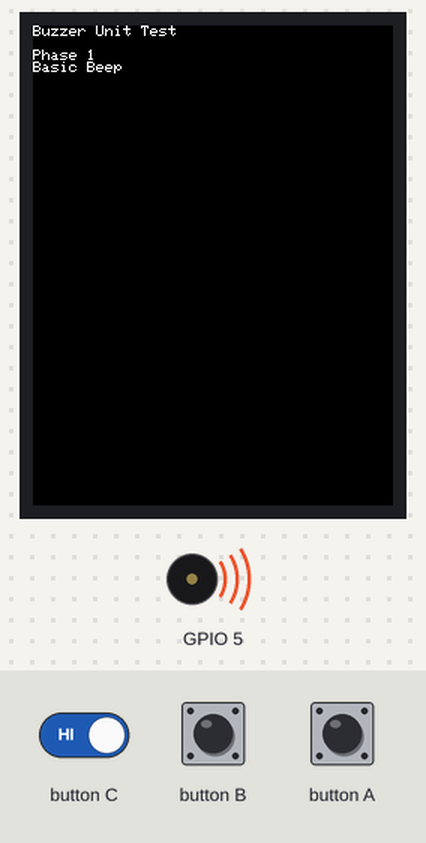
Bench run of a sketch on a simulated ESP32. Shown: 240×320 colour display, buzzer (waves = sounding). The inputs (shaded band) are chosen by the test bench. What the sketch prints to the serial monitor is not drawn.

Above: at 4.0 s.
4.1 s: button A pressed for 0.15 s
At 4.6 s:
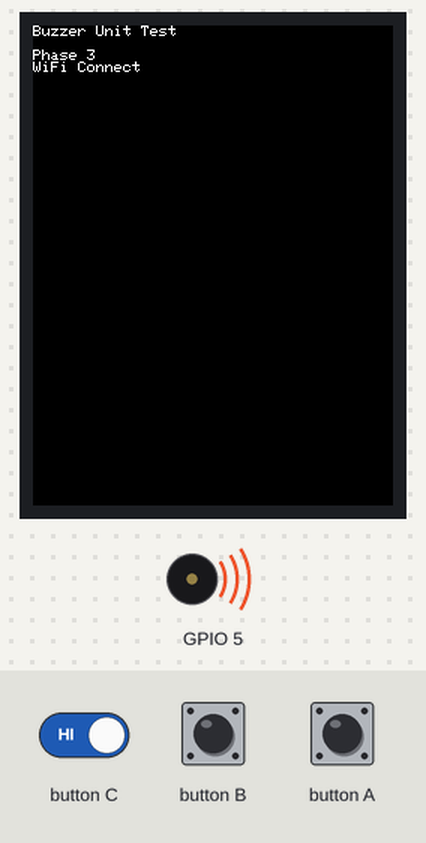
7.2 s: button A pressed for 1 s
At 9.5 s:
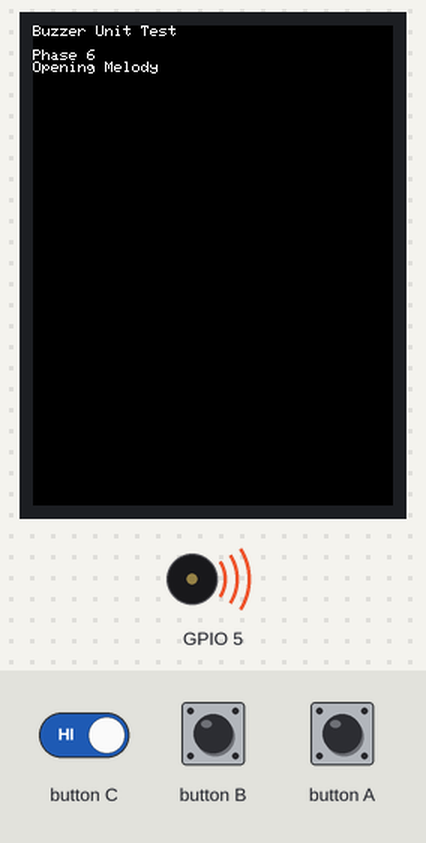
11.2 s: button A pressed for 0.15 s
At 12.7 s:
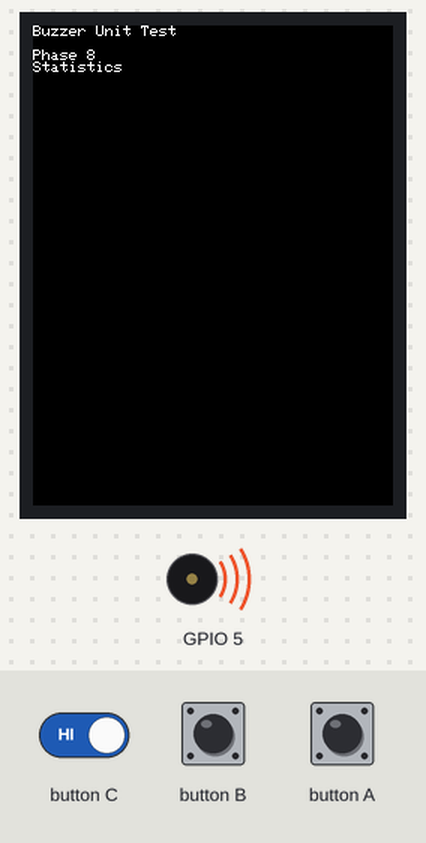
14.3 s: button A pressed for 3.2 s
At 18.3 s:
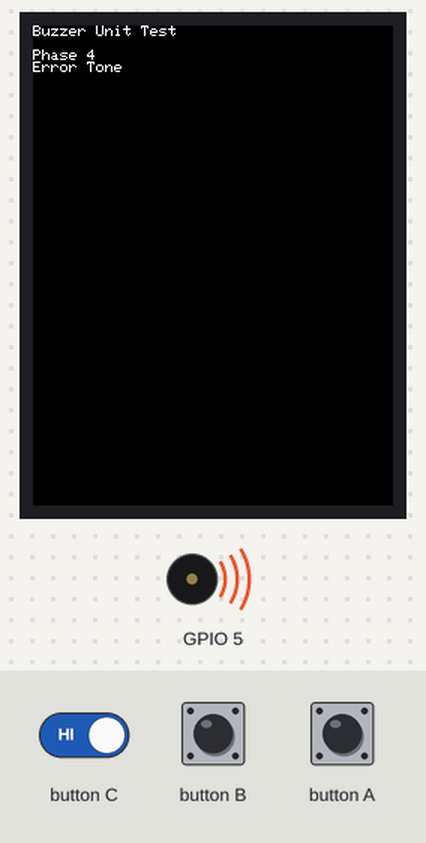
20.5 s: button A pressed for 1 s
At 22.8 s:
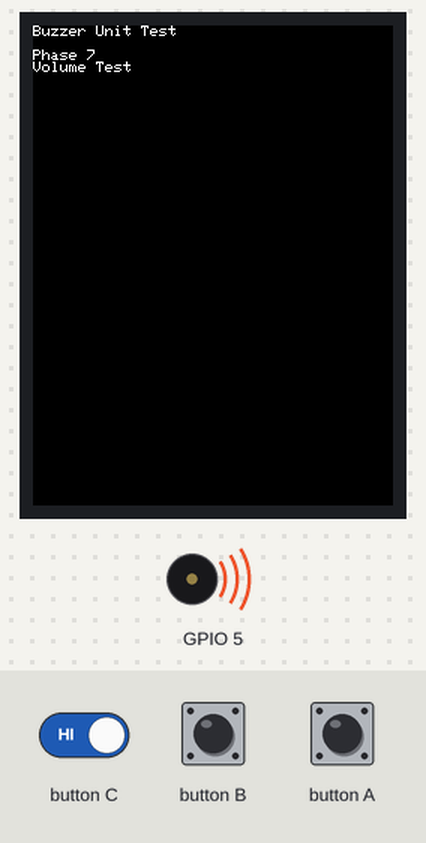
24.5 s: button C driven LOW and button A driven LOW
At 27.9 s:
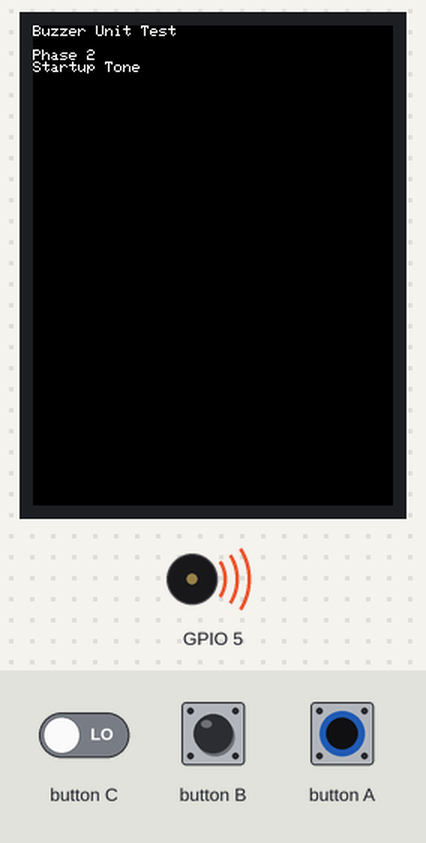
Timing chart, 0 to 28.5 s (numbered marks = the images above; inputs shaded):
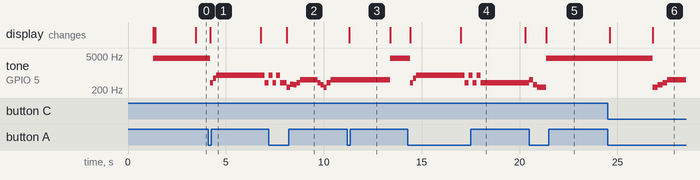

The sketch:

buzzer_unit_test.ino
```cpp
/**
 * @file buzzer_unit_test.ino
 * @brief JoystickBuzzer単体テストスケッチ
 * @description ブザー機能のみを単独でテストするスケッチ
 */

#include <M5Unified.h>

// ブザーシステム（単体テスト用）
#include "../14_udp_joystick_integration/JoystickBuzzer.h"

// グローバル変数
JoystickBuzzer buzzer;
int test_phase = 0;
unsigned long last_test_time = 0;
const int TEST_INTERVAL = 2000;  // 2秒間隔

void setup() {
  // M5Unified初期化
  auto cfg = M5.config();
  cfg.external_spk = false;
  M5.begin(cfg);

  Serial.begin(115200);
  delay(1000);

  Serial.println("============================================");
  Serial.println("JoystickBuzzer 単体テストスケッチ");
  Serial.println("============================================");
  Serial.println("テスト内容:");
  Serial.println("  Phase 0: ブザー初期化テスト");
  Serial.println("  Phase 1: 基本ビープ音テスト");
  Serial.println("  Phase 2: 起動音テスト");
  Serial.println("  Phase 3: WiFi接続音テスト");
  Serial.println("  Phase 4: エラー音テスト");
  Serial.println("  Phase 5: 完了音テスト");
  Serial.println("  Phase 6: オープニングメロディテスト");
  Serial.println("  Phase 7: 音量・有効無効テスト");
  Serial.println("  Phase 8: 統計表示テスト");
  Serial.println();

  // LCD初期化
  M5.Display.clear(BLACK);
  M5.Display.setTextSize(1);
  M5.Display.setRotation(0);
  M5.Display.setCursor(0, 0);
  M5.Display.setTextColor(WHITE);
  M5.Display.println("Buzzer Unit Test");
  M5.Display.println("");
  M5.Display.println("Phase 0: Init");

  // ブザーシステム初期化
  Serial.println("Phase 0: ブザーシステム初期化テスト");
  if (!buzzer.begin()) {
    Serial.println("❌ ブザーシステム初期化失敗");
    M5.Display.println("Init FAILED");
  } else {
    Serial.println("✅ ブザーシステム初期化成功");
    M5.Display.println("Init SUCCESS");
  }

  last_test_time = millis();
  test_phase = 1;
}

void loop() {
  M5.update();

  // ボタンAでテストスキップ
  if (M5.BtnA.wasPressed()) {
    test_phase++;
    if (test_phase > 8) {
      test_phase = 1;  // テスト最初に戻る
    }
    last_test_time = millis() - TEST_INTERVAL; // 即座に実行
    Serial.printf("ボタン押下: Phase %d にスキップ\n", test_phase);
  }

  // テスト実行
  if (millis() - last_test_time >= TEST_INTERVAL) {
    executeTestPhase(test_phase);
    test_phase++;
    if (test_phase > 8) {
      test_phase = 1;  // テスト繰り返し
    }
    last_test_time = millis();
  }

  delay(50);
}

void executeTestPhase(int phase) {
  // LCD表示更新
  M5.Display.clear(BLACK);
  M5.Display.setCursor(0, 0);
  M5.Display.setTextColor(WHITE);
  M5.Display.println("Buzzer Unit Test");
  M5.Display.println("");
  M5.Display.printf("Phase %d\n", phase);

  Serial.printf("\n========== Phase %d ==========\n", phase);

  switch (phase) {
    case 1:
      Serial.println("Phase 1: 基本ビープ音テスト");
      M5.Display.println("Basic Beep");
      buzzer.beep();
      Serial.println("基本ビープ音再生完了");
      break;

    case 2:
      Serial.println("Phase 2: 起動音テスト");
      M5.Display.println("Startup Tone");
      buzzer.start_tone();
      Serial.println("起動音再生完了");
      break;

    case 3:
      Serial.println("Phase 3: WiFi接続音テスト");
      M5.Display.println("WiFi Connect");
      buzzer.wifi_connected_tone();
      Serial.println("WiFi接続音再生完了");
      break;

    case 4:
      Serial.println("Phase 4: エラー音テスト");
      M5.Display.println("Error Tone");
      buzzer.error_tone();
      Serial.println("エラー音再生完了");
      break;

    case 5:
      Serial.println("Phase 5: 完了音テスト");
      M5.Display.println("Completion");
      buzzer.completion_tone();
      Serial.println("完了音再生完了");
      break;

    case 6:
      Serial.println("Phase 6: オープニングメロディテスト");
      M5.Display.println("Opening Melody");
      buzzer.opening_startup_melody();
      delay(500);
      buzzer.opening_completion_melody();
      Serial.println("オープニングメロディ再生完了");
      break;

    case 7:
      Serial.println("Phase 7: 音量・有効無効テスト");
      M5.Display.println("Volume Test");

      // 音量50%テスト
      buzzer.setVolume(64);
      Serial.println("音量50%でビープ");
      buzzer.beep();
      delay(500);

      // 音量100%テスト
      buzzer.setVolume(255);
      Serial.println("音量100%でビープ");
      buzzer.beep();
      delay(500);

      // 無効化テスト
      buzzer.setEnabled(false);
      Serial.println("ブザー無効化してビープ（音なし）");
      buzzer.beep();
      delay(500);

      // 有効化テスト
      buzzer.setEnabled(true);
      buzzer.setVolume(127);  // 元に戻す
      Serial.println("ブザー有効化してビープ");
      buzzer.beep();

      Serial.println("音量・有効無効テスト完了");
      break;

    case 8:
      Serial.println("Phase 8: 統計表示テスト");
      M5.Display.println("Statistics");
      buzzer.printStats();
      Serial.println("統計表示完了");
      break;
  }

  Serial.printf("Phase %d 実行完了\n", phase);
}
```

JoystickBuzzer.cpp
```cpp
/**
 * @file JoystickBuzzer.cpp
 * @brief Atom-JoyStick ブザー制御システム実装
 */

#include "JoystickBuzzer.h"

// プリセットメロディデータ
// 起動音メロディ
const int startup_notes[] = {NOTE_C4, NOTE_E4, NOTE_G4, NOTE_C5};
const int startup_durations[] = {200, 200, 200, 400};

// 完了音メロディ
const int completion_notes[] = {NOTE_G4, NOTE_C5, NOTE_E4, NOTE_C4};
const int completion_durations[] = {150, 150, 150, 300};

// オープニング開始メロディ
const int opening_startup_notes[] = {NOTE_C4, NOTE_D3, NOTE_E4, NOTE_G4, NOTE_C5};
const int opening_startup_durations[] = {120, 120, 120, 120, 200};

// オープニング完了メロディ
const int opening_completion_notes[] = {NOTE_C5, NOTE_G4, NOTE_E4, NOTE_C4, NOTE_G4, NOTE_C5};
const int opening_completion_durations[] = {100, 100, 100, 100, 150, 300};

/**
 * @brief コンストラクタ
 */
JoystickBuzzer::JoystickBuzzer()
  : initialized_(false)
  , enabled_(true)  // デフォルト有効
  , stats_({0, 0, 0, 0, 0}) {
}

/**
 * @brief デストラクタ
 */
JoystickBuzzer::~JoystickBuzzer() {
  end();
}

/**
 * @brief 初期化（デフォルト設定）
 */
bool JoystickBuzzer::begin() {
  return begin(BuzzerConfig());
}

/**
 * @brief 初期化（カスタム設定）
 */
bool JoystickBuzzer::begin(const BuzzerConfig& config) {
  config_ = config;

  Serial.println("🎵 JoystickBuzzer: 初期化開始");
  Serial.printf("  ブザーピン: GPIO%d\n", config_.pin);
  Serial.printf("  PWMチャンネル: %d\n", config_.pwm_channel);
  Serial.printf("  音量: %d/255\n", config_.volume);

  // PWMセットアップ
  setupPWM();

  initialized_ = true;
  Serial.println("✅ JoystickBuzzer: 初期化完了");

  // 初期化完了音
  if (enabled_) {
    beep();
  }

  return true;
}

/**
 * @brief 終了処理
 */
void JoystickBuzzer::end() {
  if (initialized_) {
    stop();
    initialized_ = false;
    Serial.println("JoystickBuzzer: 終了完了");
  }
}

/**
 * @brief PWMセットアップ（StampFlyController準拠）
 */
void JoystickBuzzer::setupPWM() {
  // 新しいESP32 LEDC API使用
  ledcAttach(config_.pin, config_.default_frequency, config_.resolution);

  Serial.printf("✅ PWM初期化完了: GPIO%d -> %dHz, %dbit\n", config_.pin, config_.default_frequency, config_.resolution);
}

/**
 * @brief ブザー音生成（基本機能）
 */
void JoystickBuzzer::buzzer_sound(uint32_t frequency, uint32_t duration_ms) {
  if (!initialized_ || !enabled_) {
    return;
  }

  playTone(frequency, duration_ms);
  updateStats(frequency, duration_ms);
}

/**
 * @brief 基本ビープ音（StampFlyController準拠）
 */
void JoystickBuzzer::beep() {
  buzzer_sound(config_.default_frequency, 100);
  logSound("beep", config_.default_frequency, 100);
}

/**
 * @brief 音停止
 */
void JoystickBuzzer::stop() {
  if (initialized_) {
    stopPWM();
  }
}

/**
 * @brief 起動音（StampFlyController準拠）
 */
void JoystickBuzzer::start_tone() {
  if (!enabled_) return;

  Serial.println("🎵 起動音再生中...");
  playMelody(startup_notes, startup_durations, 4);
  logSound("start_tone", 0, 800);
}

/**
 * @brief 正常動作音（StampFlyController準拠）
 */
void JoystickBuzzer::good_voltage_tone() {
  if (!enabled_) return;

  Serial.println("🎵 正常動作音再生中...");

  // 上昇音階パターン
  playNote(NOTE_C4, 150);
  delay(50);
  playNote(NOTE_E4, 150);
  delay(50);
  playNote(NOTE_G4, 200);

  logSound("good_voltage_tone", 0, 550);
}

/**
 * @brief エラー音
 */
void JoystickBuzzer::error_tone() {
  if (!enabled_) return;

  Serial.println("🎵 エラー音再生中...");

  // 警告音パターン
  for (int i = 0; i < 3; i++) {
    playTone(800, 100);
    delay(100);
    playTone(400, 100);
    delay(100);
  }

  logSound("error_tone", 0, 600);
}

/**
 * @brief 完了音
 */
void JoystickBuzzer::completion_tone() {
  if (!enabled_) return;

  Serial.println("🎵 完了音再生中...");
  playMelody(completion_notes, completion_durations, 4);
  logSound("completion_tone", 0, 750);
}

/**
 * @brief オープニング開始メロディ
 */
void JoystickBuzzer::opening_startup_melody() {
  if (!enabled_) return;

  Serial.println("🎬🎵 オープニング開始メロディ再生中...");
  playMelody(opening_startup_notes, opening_startup_durations, 5);
  logSound("opening_startup", 0, 680);
}

/**
 * @brief オープニング完了メロディ
 */
void JoystickBuzzer::opening_completion_melody() {
  if (!enabled_) return;

  Serial.println("🎬🎵 オープニング完了メロディ再生中...");
  playMelody(opening_completion_notes, opening_completion_durations, 6);
  logSound("opening_completion", 0, 850);
}

/**
 * @brief フレーム進行音
 */
void JoystickBuzzer::frame_advance_beep() {
  if (!enabled_) return;

  // 短い上昇音
  playTone(600, 50);
  delay(10);
  playTone(800, 30);
}

/**
 * @brief WiFi接続音
 */
void JoystickBuzzer::wifi_connected_tone() {
  if (!enabled_) return;

  Serial.println("🎵 WiFi接続音再生中...");

  // 接続成功パターン
  playTone(400, 100);
  delay(50);
  playTone(600, 100);
  delay(50);
  playTone(800, 200);

  logSound("wifi_connected", 0, 450);
}

/**
 * @brief UDP接続音
 */
void JoystickBuzzer::udp_connected_tone() {
  if (!enabled_) return;

  Serial.println("🎵 UDP接続音再生中...");

  // 短い接続確認音
  playTone(1000, 80);
  delay(40);
  playTone(1200, 80);

  logSound("udp_connected", 0, 200);
}

/**
 * @brief ボタンクリック音
 */
void JoystickBuzzer::button_click() {
  if (!enabled_) return;

  // 短いクリック音
  playTone(1500, 30);
}

/**
 * @brief 音量設定
 */
void JoystickBuzzer::setVolume(int volume) {
  config_.volume = constrain(volume, 0, 255);
  Serial.printf("🎵 音量設定: %d/255\n", config_.volume);
}

/**
 * @brief ブザー有効/無効設定
 */
void JoystickBuzzer::setEnabled(bool enabled) {
  enabled_ = enabled;
  if (!enabled) {
    stop();
  }
  Serial.printf("🎵 ブザー: %s\n", enabled ? "有効" : "無効");
}

/**
 * @brief 音色再生（内部メソッド）
 */
void JoystickBuzzer::playTone(uint32_t frequency, uint32_t duration_ms) {
  if (!initialized_) return;

  startPWM(frequency);
  delay(duration_ms);
  stopPWM();
}

/**
 * @brief 音符再生（内部メソッド）
 */
void JoystickBuzzer::playNote(int note_frequency, uint32_t duration_ms) {
  playTone(note_frequency, duration_ms);
}

/**
 * @brief メロディ再生（内部メソッド）
 */
void JoystickBuzzer::playMelody(const int* notes, const int* durations, int note_count) {
  for (int i = 0; i < note_count; i++) {
    playNote(notes[i], durations[i]);
    delay(50);  // 音符間の間隔
  }
}

/**
 * @brief PWM開始
 */
void JoystickBuzzer::startPWM(uint32_t frequency) {
  ledcWriteTone(config_.pin, frequency);
  ledcWrite(config_.pin, config_.volume);
}

/**
 * @brief PWM停止
 */
void JoystickBuzzer::stopPWM() {
  ledcWrite(config_.pin, 0);
}

/**
 * @brief 統計更新
 */
void JoystickBuzzer::updateStats(uint32_t frequency, uint32_t duration) {
  stats_.total_beeps++;
  stats_.total_play_time += duration;
  stats_.last_beep_time = millis();
  stats_.last_frequency = frequency;
  stats_.last_duration = duration;
}

/**
 * @brief 音色ログ出力
 */
void JoystickBuzzer::logSound(const char* sound_name, uint32_t frequency, uint32_t duration) {
  Serial.printf("🎵 音再生: %s", sound_name);
  if (frequency > 0) {
    Serial.printf(" | %dHz, %dms", frequency, duration);
  }
  Serial.println();
}

/**
 * @brief エラー出力
 */
void JoystickBuzzer::printError(const char* message, const char* detail) {
  Serial.printf("❌ JoystickBuzzer: %s", message);
  if (detail != nullptr) {
    Serial.printf(" - %s", detail);
  }
  Serial.println();
}

/**
 * @brief 統計情報出力
 */
void JoystickBuzzer::printStats() const {
  Serial.println();
  Serial.println("========== Joystick ブザー統計 ==========");
  Serial.printf("総ビープ回数: %lu\n", stats_.total_beeps);
  Serial.printf("総再生時間: %lums\n", stats_.total_play_time);
  Serial.printf("最終ビープ: %lums前\n", millis() - stats_.last_beep_time);
  Serial.printf("最終周波数: %dHz\n", stats_.last_frequency);
  Serial.printf("最終再生時間: %dms\n", stats_.last_duration);
  Serial.printf("ブザー状態: %s\n", enabled_ ? "有効" : "無効");
  Serial.println("========================================");
  Serial.println();
}

/**
 * @brief 統計リセット
 */
void JoystickBuzzer::resetStats() {
  stats_ = {0, 0, 0, 0, 0};
  Serial.println("JoystickBuzzer: 統計リセット完了");
}
```

JoystickBuzzer.h
```cpp
/**
 * @file JoystickBuzzer.h
 * @brief Atom-JoyStick ブザー制御システム
 * @description StampFlyController参考のGPIO5 PWMブザー制御
 */

#pragma once
#include <Arduino.h>

/**
 * @brief ブザー制御設定
 */
struct BuzzerConfig {
  int pin;                         // ブザーピン（GPIO5）
  int pwm_channel;                 // PWMチャンネル
  int resolution;                  // PWM分解能（bit）
  int default_frequency;           // デフォルト周波数（Hz）
  int volume;                      // 音量（0-255）

  // デフォルト設定
  BuzzerConfig()
    : pin(5)                      // Atom-JoyStick GPIO5
    , pwm_channel(0)              // PWMチャンネル0
    , resolution(8)               // 8bit分解能
    , default_frequency(4000)     // 4kHz
    , volume(127) {}              // 音量50%
};

/**
 * @brief 音符周波数定義（StampFlyController準拠）
 */
#define NOTE_D1    294
#define NOTE_D2    330
#define NOTE_D3    350
#define NOTE_D4    393
#define NOTE_D5    441
#define NOTE_D6    495
#define NOTE_D7    556
#define NOTE_C4    262
#define NOTE_E4    330
#define NOTE_G4    392
#define NOTE_C5    523

/**
 * @brief ブザー統計
 */
struct BuzzerStats {
  unsigned long total_beeps;       // 総ビープ回数
  unsigned long total_play_time;   // 総再生時間
  unsigned long last_beep_time;    // 最終ビープ時刻
  int last_frequency;              // 最終周波数
  int last_duration;               // 最終再生時間
};

/**
 * @brief Atom-JoyStick ブザー制御クラス
 */
class JoystickBuzzer {
public:
  JoystickBuzzer();
  ~JoystickBuzzer();

  // 初期化・終了
  bool begin();
  bool begin(const BuzzerConfig& config);
  void end();

  // 基本ブザー制御
  void buzzer_sound(uint32_t frequency, uint32_t duration_ms);
  void beep();
  void stop();

  // プリセット音色（StampFlyController準拠）
  void start_tone();               // 起動音
  void good_voltage_tone();        // 正常動作音
  void error_tone();               // エラー音
  void completion_tone();          // 完了音

  // オープニング専用音色
  void opening_startup_melody();   // オープニング開始メロディ
  void opening_completion_melody();// オープニング完了メロディ
  void frame_advance_beep();       // フレーム進行音

  // システム音色
  void wifi_connected_tone();      // WiFi接続音
  void udp_connected_tone();       // UDP接続音
  void button_click();             // ボタンクリック音

  // 設定・統計
  void setVolume(int volume);      // 音量設定（0-255）
  void setEnabled(bool enabled);   // ブザー有効/無効
  bool isEnabled() const { return enabled_; }

  const BuzzerStats& getStats() const { return stats_; }
  void printStats() const;
  void resetStats();

private:
  BuzzerConfig config_;
  BuzzerStats stats_;
  bool initialized_;
  bool enabled_;

  // 内部制御メソッド
  void playTone(uint32_t frequency, uint32_t duration_ms);
  void playNote(int note_frequency, uint32_t duration_ms);
  void playMelody(const int* notes, const int* durations, int note_count);

  // PWM制御
  void setupPWM();
  void startPWM(uint32_t frequency);
  void stopPWM();

  // 統計更新
  void updateStats(uint32_t frequency, uint32_t duration);

  // デバッグ・ログ
  void logSound(const char* sound_name, uint32_t frequency, uint32_t duration);
  void printError(const char* message, const char* detail = nullptr);
};

// プリセットメロディデータ
struct MelodyData {
  const int* notes;
  const int* durations;
  int note_count;
};
```

Measured:
- after the input at 4.1 s, the display: changes after 0.10 s (image 1)
- after the input at 7.2 s, the display: changes after 0.92 s (image 2)
- after the input at 11.2 s, tone on GPIO 5: 523 Hz → 4000 Hz after 2.2 s instead of 1.6 s; the display: changes after 0.11 s (image 3)
- after the input at 20.5 s, the display: changes after 0.87 s (image 5)
- after the input at 24.5 s, tone on GPIO 5: 4000 Hz → 262 Hz after 2.3 s, → 330 Hz 0.25 s later, → 392 Hz 0.25 s later, → 523 Hz 0.25 s later
- by itself, tone on GPIO 5: plays 400 Hz for 0.20 s, 800 Hz for 0.20 s, 400 Hz for 0.34 s, 262 Hz for 0.17 s, 350 Hz for 0.17 s, 330 Hz for 0.17 s … (13 notes in this stretch)
